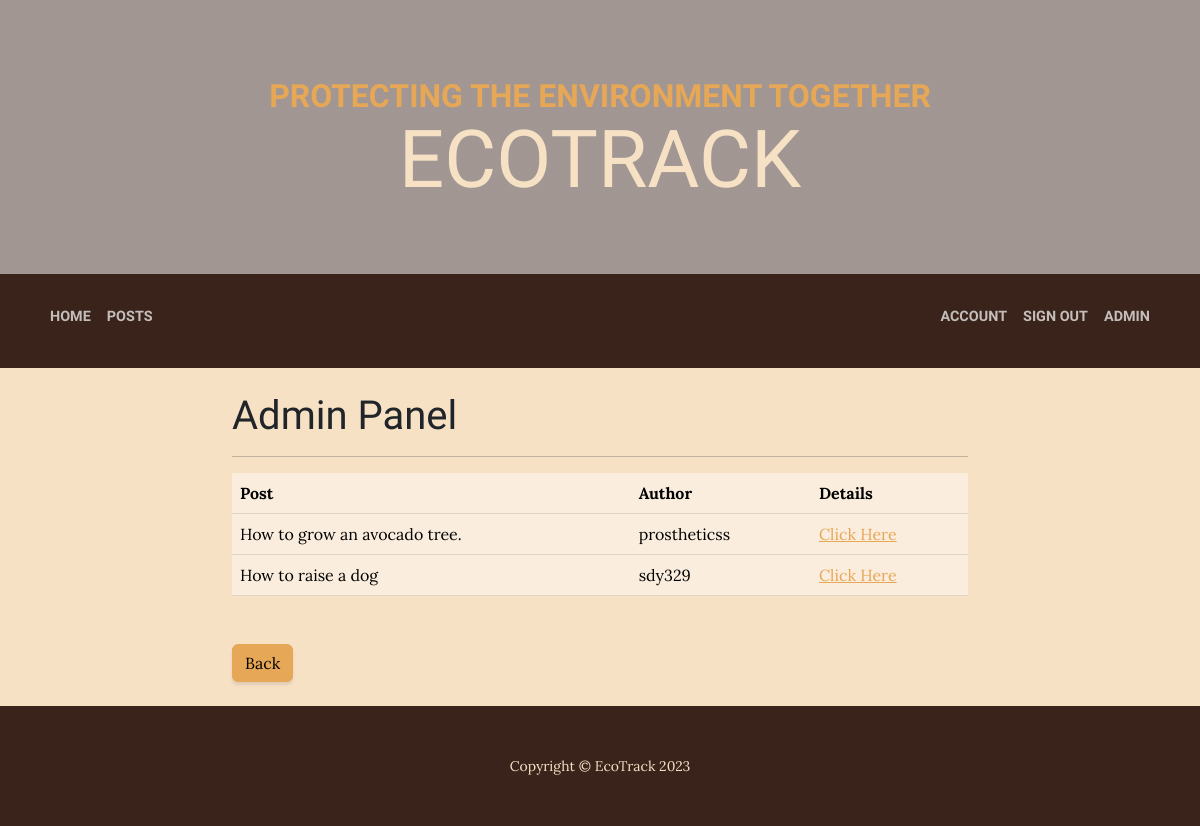
The app's page /admin/posts/index.php (signed in), older data.
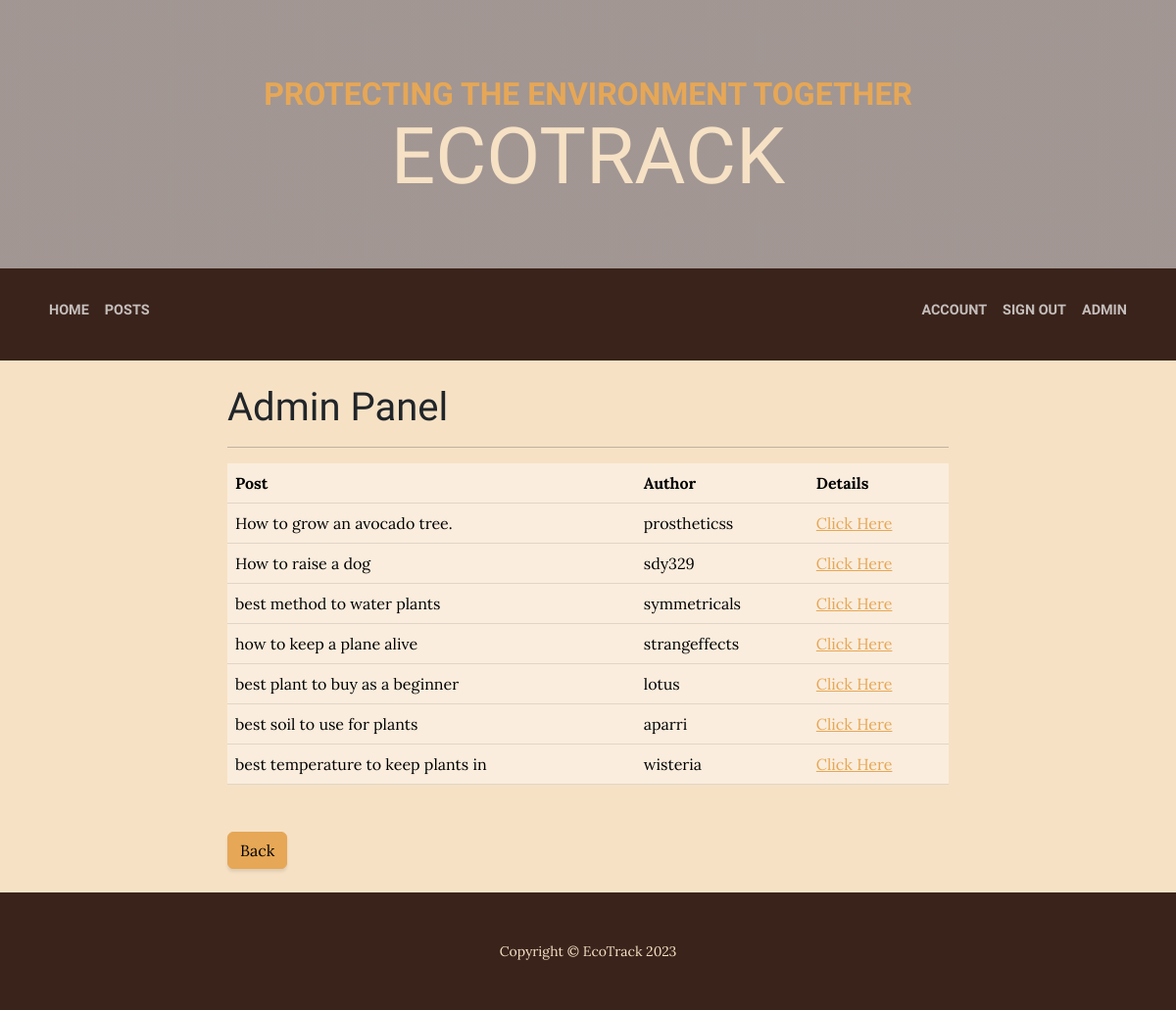
The same page, newer data.
### tables this page shows
CREATE TABLE `posts` (
  `ID` int(10) UNSIGNED NOT NULL,
  `userID` int(10) UNSIGNED DEFAULT NULL,
  `title` varchar(100) DEFAULT NULL,
  `content` longtext DEFAULT NULL,
  `postedDateTime` datetime DEFAULT NULL
);

CREATE TABLE `users` (
  `ID` int(10) UNSIGNED NOT NULL,
  `username` varchar(48) NOT NULL,
  `email` varchar(254) NOT NULL,
  `password` varchar(254) NOT NULL
);

### public/global.php (called while the page is built, shortened)
<?php
function query($query, $data){
    $stmt = __DB__->prepare($query);
    $stmt->execute($data);
    return $stmt;
}
function getPosts(){
    $posts = query('SELECT * FROM posts', [])->fetchAll();
    return $posts;
}
function getAuthor($id){
    $author = query('SELECT username FROM users WHERE ID = ?', [$id])->fetch()['username'];
    return $author;
}
function getPost($id){
    $post = query('SELECT * FROM posts WHERE ID = ?', [$id])->fetch();
    return $post;
}

### public/admin/posts/index.php (the view, shortened to what this page needs)
<?php
require_once('../../global.php');
$posts = getPosts();
?>
<!DOCTYPE html>
<html lang="en">
<head>
    <link href="../../css/styles.css" rel="stylesheet" />
</head>
<body>
    <header>
        <h1 class="site-heading text-center text-faded d-none d-lg-block">
            <span class="site-heading-upper text-primary mb-3">Protecting the environment together</span>
            <span class="site-heading-lower">EcoTrack</span>
        </h1>
    </header>
    <nav class="navbar navbar-expand-lg navbar-dark py-lg-4" id="mainNav">
        <div class="container">
            <div class="d-flex align-items-center">
                <ul class="navbar-nav">
                    <li class="nav-item mb-2"><a class="nav-link text-uppercase" href="../../index.php">Home</a></li>
                    <li class="nav-item mb-2"><a class="nav-link text-uppercase" href="../../posts.php">Posts</a></li>
                </ul>
            </div>
            <?php if(isset($_SESSION['id'])){
                echo '
                <div class="justify-content-end" id="navbarSupportedContent">
                <ul class="navbar-nav">
                    <li class="nav-item mb-2"><a class="nav-link text-uppercase" href="../../account/index.php?id='.$_SESSION['id'].'">Account</a></li>
                    <li class="nav-item mb-2"><a class="nav-link text-uppercase" href="../../signout.php">Sign Out</a></li>
                    ';
                if($_SESSION['admin'] == true) echo '<li class="nav-item mb-2"><a class="nav-link text-uppercase" href="../index.php">Admin</a></li>';
                echo '</ul>
                </div>';
            }
            ?>
        </div>
    </nav>
    <section class="bg-faded">
        <div class="container">
            <div class="row">
                <div class="col-lg-8 col-md-10 mx-auto">
                    <br/>
                    <h1>Admin Panel</h1>
                    <hr/>
                    <table class="mb-4 table table-primary">
                        <tr>
                            <th>Post</th>
                            <th>Author</th>
                            <th>Details</th>
                        </tr>
                        <?php foreach($posts as $post) {
                            $post = getPost($post['ID']);
                            $username = getAuthor($post['userID']);
                            echo '<tr>
                                <td>' . $post['title'] . '</td>
                                <td>' . $username . '</td>
                                <td><a href="detail.php?id='.$post['ID'].'">Click Here</a></td>
                            </tr>';
                        }?>
                    </table>
                    <br/>
                    <a href="../index.php"><button class="btn btn-primary">Back</button></a>
                    <br/><br/>
                </div>
            </div>
        </div>
    </section>
    <footer class="footer text-faded text-center py-5">
        <div class="container">
            <p class="m-0 small">Copyright &copy; EcoTrack 2023</p>
        </div>
    </footer>
</body>
</html>

Row changes from the older to the newer data that the page shows:
added posts: title "best method to water plants", userID.username "symmetricals"
added posts: title "how to keep a plane alive", userID.username "strangeffects"
added posts: title "best plant to buy as a beginner", userID.username "lotus"
added posts: title "best soil to use for plants", userID.username "aparri"
added posts: title "best temperature to keep plants in", userID.username "wisteria"
